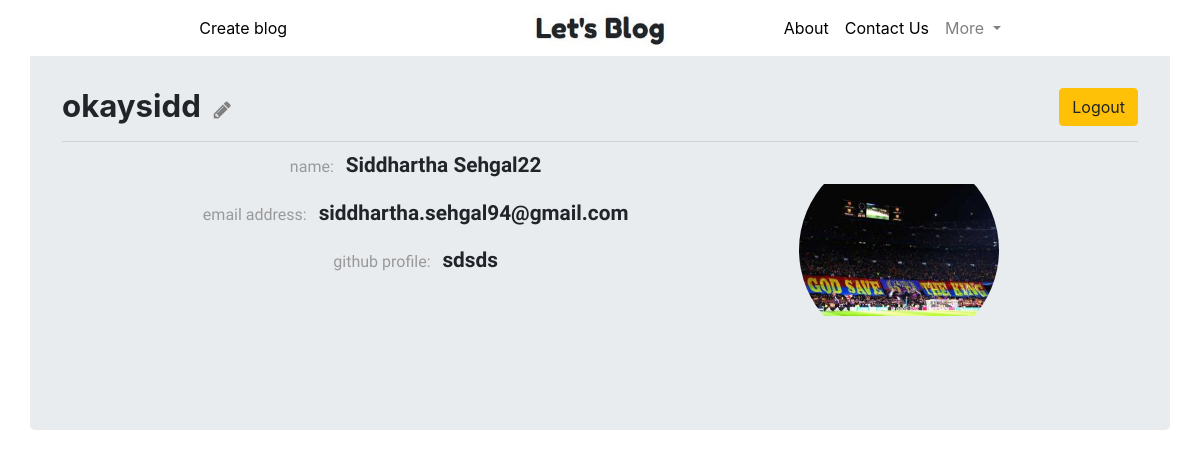
The app's page /profile/23/ (signed in), older data.
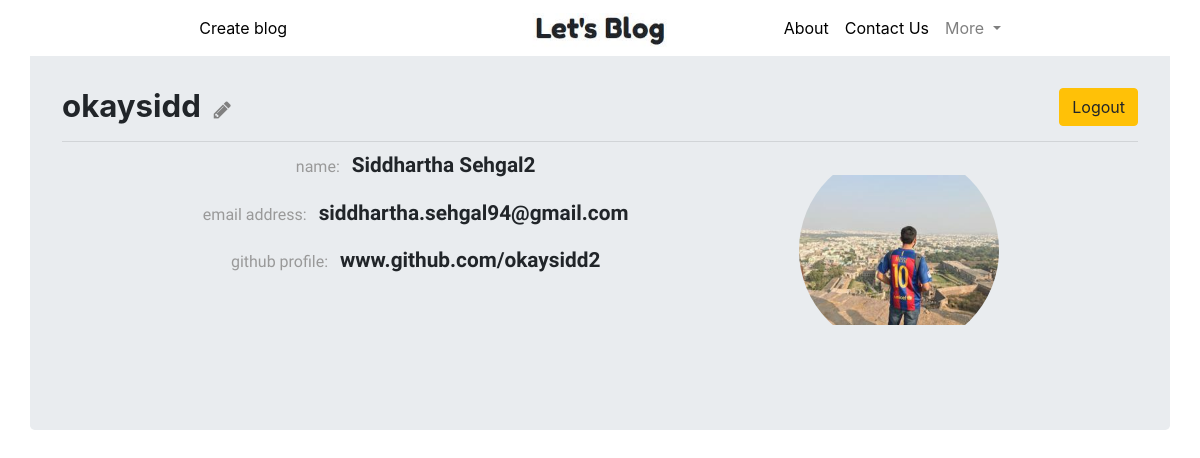
The same page, newer data.
### users_app/models.py (models this page shows, shortened)
class Author_model(models.Model):
    author_name = models.OneToOneField(User, on_delete=models.CASCADE, primary_key=True)
    git = models.URLField(max_length=128, blank=True)
    profile_pic = models.ImageField(default='default.jpeg', upload_to='profile_pics')

### users_app/views.py (the view)
# urls.py: path('profile/<int:pk>/', DetailProfileView.as_view(), name="view-profile"),
class DetailProfileView(LoginRequiredMixin, DetailView):
    login_url = '/login/'
    redirect_field_name = 'next'
    template_name = 'users_app/profile.html'
    context_object_name = 'view_profile'
    model = Author_model
    def get_context_data(self, **kwargs):
        context = super().get_context_data(**kwargs)
        profile = Author_model.objects.filter(author_name=get_object_or_404(User, id=self.kwargs['pk']))[0].author_name
        context['title'] = profile
        return context

### users_app/templates/users_app/profile.html (shortened to what this page needs)
{% extends 'system_app/base.html' %}
{% block base_body_block %}
{% load staticfiles %}
<link rel="stylesheet" href="{% static 'users_app/profile.css' %}">
<div class="container jumbotron">
    <div class="row">
        <div class="col-md-10">
            <h4><span class="profile-info">{{ view_profile.author_name.username }}</span>
            {% if view_profile.author_name == user %}
            &nbsp<a href="{% url 'users:edit-profile' %}"><i class="fa fa-pencil" style="font-size:20px"></i></a>
            {% endif %}
            </h4>
        </div>
        <div class="col-md-2">
          {% if view_profile.author_name == user %}
            <form class="form-group" action="{% url 'system:logout' %}" method="post">
                <input type="submit" class="logout-btn btn btn-warning" value="Logout">
            </form>
          {% endif %}
        </div>
    </div>
  <hr class="my-2">
  <form class="form-group" method="" enctype="multipart/form-data">
    <div class="row">
      <div class="col-md-8">
        {% if view_profile.author_name.first_name %}
          {% if view_profile.author_name.first_name %}
            <p><span class="profile-label">name: </span>&nbsp&nbsp<span class="profile-info">{{ view_profile.author_name.first_name }} {{ view_profile.author_name.last_name }}</span></p>
          {% endif %}
        {% endif %}
        <p><span class="profile-label">email address: </span>&nbsp&nbsp<span class="profile-info">{{ view_profile.author_name.email }}</span></p>
        {% if view_profile.git %}
            <p><span class="profile-label">github profile: </span>&nbsp&nbsp<span class="profile-info">{{ view_profile.git }}</p>
        {% endif %}
      </div>
      <div class="col-md-4">
        <div class="profile-pic-div">
            <img class="profile-pic" src="{{ view_profile.profile_pic.url }}" alt="sorry no pic found"/>
        </div>
      </div>
    </div>
  </form>
</div>
{% endblock %}

Row changes from the older to the newer data that the page shows:
changed Author_model "okaysidd": author_name.last_name "Sehgal22" → "Sehgal2"; git "sdsds" → "www.github.com/okaysidd2"; profile_pic: a different picture
